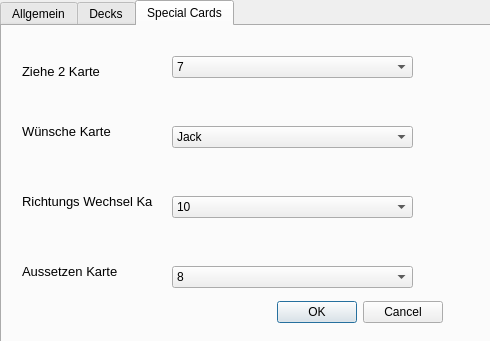
<?xml version="1.0" encoding="UTF-8"?>
<ui version="4.0">
 <class>OptionDialog</class>
 <widget class="QDialog" name="OptionDialog">
  <property name="windowModality">
   <enum>Qt::NonModal</enum>
  </property>
  <property name="geometry">
   <rect>
    <x>0</x>
    <y>0</y>
    <width>490</width>
    <height>341</height>
   </rect>
  </property>
  <property name="windowTitle">
   <string>Options</string>
  </property>
  <widget class="QTabWidget" name="tabWidget">
   <property name="geometry">
    <rect>
     <x>0</x>
     <y>0</y>
     <width>511</width>
     <height>351</height>
    </rect>
   </property>
   <property name="currentIndex">
    <number>2</number>
   </property>
   <widget class="QWidget" name="general">
    <attribute name="title">
     <string>Allgemein</string>
    </attribute>
    <widget class="QSlider" name="volumeSlider">
     <property name="geometry">
      <rect>
       <x>80</x>
       <y>140</y>
       <width>160</width>
       <height>19</height>
      </rect>
     </property>
     <property name="maximum">
      <number>100</number>
     </property>
     <property name="orientation">
      <enum>Qt::Horizontal</enum>
     </property>
    </widget>
    <widget class="QLabel" name="portLb">
     <property name="geometry">
      <rect>
       <x>37</x>
       <y>105</y>
       <width>46</width>
       <height>13</height>
      </rect>
     </property>
     <property name="text">
      <string>Port:</string>
     </property>
    </widget>
    <widget class="QLabel" name="playernameLb">
     <property name="geometry">
      <rect>
       <x>22</x>
       <y>29</y>
       <width>46</width>
       <height>13</height>
      </rect>
     </property>
     <property name="text">
      <string>Player:</string>
     </property>
    </widget>
    <widget class="QLabel" name="languageLb">
     <property name="geometry">
      <rect>
       <x>12</x>
       <y>65</y>
       <width>51</width>
       <height>16</height>
      </rect>
     </property>
     <property name="text">
      <string>Language:</string>
     </property>
    </widget>
    <widget class="QLineEdit" name="playernameEdit">
     <property name="geometry">
      <rect>
       <x>82</x>
       <y>25</y>
       <width>113</width>
       <height>20</height>
      </rect>
     </property>
    </widget>
    <widget class="QLineEdit" name="portEdit">
     <property name="geometry">
      <rect>
       <x>82</x>
       <y>101</y>
       <width>113</width>
       <height>20</height>
      </rect>
     </property>
    </widget>
    <widget class="QComboBox" name="languageCb">
     <property name="geometry">
      <rect>
       <x>82</x>
       <y>61</y>
       <width>69</width>
       <height>22</height>
      </rect>
     </property>
     <property name="currentText">
      <string/>
     </property>
    </widget>
    <widget class="QLabel" name="volumeLb">
     <property name="geometry">
      <rect>
       <x>25</x>
       <y>143</y>
       <width>46</width>
       <height>13</height>
      </rect>
     </property>
     <property name="text">
      <string>Volume:</string>
     </property>
    </widget>
    <widget class="QLabel" name="volumeIntLb">
     <property name="geometry">
      <rect>
       <x>150</x>
       <y>160</y>
       <width>361</width>
       <height>16</height>
      </rect>
     </property>
     <property name="text">
      <string notr="true">0</string>
     </property>
    </widget>
    <widget class="QDialogButtonBox" name="buttonBox">
     <property name="geometry">
      <rect>
       <x>100</x>
       <y>270</y>
       <width>341</width>
       <height>32</height>
      </rect>
     </property>
     <property name="minimumSize">
      <size>
       <width>341</width>
       <height>0</height>
      </size>
     </property>
     <property name="orientation">
      <enum>Qt::Horizontal</enum>
     </property>
     <property name="standardButtons">
      <set>QDialogButtonBox::Cancel|QDialogButtonBox::Ok</set>
     </property>
    </widget>
   </widget>
   <widget class="QWidget" name="carddeck">
    <attribute name="title">
     <string>Decks</string>
    </attribute>
    <widget class="QPushButton" name="carddeck1">
     <property name="geometry">
      <rect>
       <x>80</x>
       <y>30</y>
       <width>71</width>
       <height>96</height>
      </rect>
     </property>
     <property name="text">
      <string/>
     </property>
     <property name="iconSize">
      <size>
       <width>71</width>
       <height>96</height>
      </size>
     </property>
    </widget>
    <widget class="QPushButton" name="carddeck2">
     <property name="geometry">
      <rect>
       <x>300</x>
       <y>30</y>
       <width>71</width>
       <height>96</height>
      </rect>
     </property>
     <property name="text">
      <string/>
     </property>
     <property name="iconSize">
      <size>
       <width>71</width>
       <height>96</height>
      </size>
     </property>
    </widget>
    <widget class="QRadioButton" name="carddeck1radio">
     <property name="geometry">
      <rect>
       <x>80</x>
       <y>140</y>
       <width>82</width>
       <height>17</height>
      </rect>
     </property>
     <property name="text">
      <string>Deck 1</string>
     </property>
    </widget>
    <widget class="QRadioButton" name="carddeck2radio">
     <property name="geometry">
      <rect>
       <x>300</x>
       <y>140</y>
       <width>82</width>
       <height>17</height>
      </rect>
     </property>
     <property name="text">
      <string>Deck 2</string>
     </property>
    </widget>
    <widget class="QDialogButtonBox" name="buttonBox_2">
     <property name="geometry">
      <rect>
       <x>100</x>
       <y>270</y>
       <width>341</width>
       <height>32</height>
      </rect>
     </property>
     <property name="minimumSize">
      <size>
       <width>341</width>
       <height>0</height>
      </size>
     </property>
     <property name="orientation">
      <enum>Qt::Horizontal</enum>
     </property>
     <property name="standardButtons">
      <set>QDialogButtonBox::Cancel|QDialogButtonBox::Ok</set>
     </property>
    </widget>
   </widget>
   <widget class="QWidget" name="tab">
    <attribute name="title">
     <string>Special Cards</string>
    </attribute>
    <widget class="QLabel" name="draw2xlbl">
     <property name="geometry">
      <rect>
       <x>20</x>
       <y>30</y>
       <width>121</width>
       <height>31</height>
      </rect>
     </property>
     <property name="font">
      <font>
       <pointsize>10</pointsize>
      </font>
     </property>
     <property name="text">
      <string>Ziehe 2 Karte</string>
     </property>
    </widget>
    <widget class="QLabel" name="wishCardlbl">
     <property name="geometry">
      <rect>
       <x>20</x>
       <y>90</y>
       <width>121</width>
       <height>31</height>
      </rect>
     </property>
     <property name="font">
      <font>
       <pointsize>10</pointsize>
      </font>
     </property>
     <property name="text">
      <string>Wünsche Karte</string>
     </property>
    </widget>
    <widget class="QLabel" name="switchDirectionlbl">
     <property name="geometry">
      <rect>
       <x>20</x>
       <y>160</y>
       <width>131</width>
       <height>31</height>
      </rect>
     </property>
     <property name="font">
      <font>
       <pointsize>10</pointsize>
      </font>
     </property>
     <property name="text">
      <string>Richtungs Wechsel Karte</string>
     </property>
    </widget>
    <widget class="QLabel" name="skipPlayerlbl">
     <property name="geometry">
      <rect>
       <x>20</x>
       <y>230</y>
       <width>131</width>
       <height>31</height>
      </rect>
     </property>
     <property name="font">
      <font>
       <pointsize>10</pointsize>
      </font>
     </property>
     <property name="text">
      <string>Aussetzen Karte</string>
     </property>
    </widget>
    <widget class="QComboBox" name="draw2xcombo">
     <property name="geometry">
      <rect>
       <x>170</x>
       <y>30</y>
       <width>241</width>
       <height>22</height>
      </rect>
     </property>
     <property name="toolTipDuration">
      <number>0</number>
     </property>
     <property name="currentIndex">
      <number>0</number>
     </property>
     <item>
      <property name="text">
       <string>7</string>
      </property>
     </item>
     <item>
      <property name="text">
       <string>8</string>
      </property>
     </item>
     <item>
      <property name="text">
       <string>9</string>
      </property>
     </item>
     <item>
      <property name="text">
       <string>10</string>
      </property>
     </item>
     <item>
      <property name="text">
       <string>Jack</string>
      </property>
     </item>
     <item>
      <property name="text">
       <string>Queen</string>
      </property>
     </item>
     <item>
      <property name="text">
       <string>King</string>
      </property>
     </item>
     <item>
      <property name="text">
       <string>Ace</string>
      </property>
     </item>
    </widget>
    <widget class="QComboBox" name="wishcombo">
     <property name="geometry">
      <rect>
       <x>170</x>
       <y>100</y>
       <width>241</width>
       <height>22</height>
      </rect>
     </property>
     <property name="currentIndex">
      <number>4</number>
     </property>
     <item>
      <property name="text">
       <string>7</string>
      </property>
     </item>
     <item>
      <property name="text">
       <string>8</string>
      </property>
     </item>
     <item>
      <property name="text">
       <string>9</string>
      </property>
     </item>
     <item>
      <property name="text">
       <string>10</string>
      </property>
     </item>
     <item>
      <property name="text">
       <string>Jack</string>
      </property>
     </item>
     <item>
      <property name="text">
       <string>Queen</string>
      </property>
     </item>
     <item>
      <property name="text">
       <string>King</string>
      </property>
     </item>
     <item>
      <property name="text">
       <string>Ace</string>
      </property>
     </item>
    </widget>
    <widget class="QComboBox" name="changedirectcombo">
     <property name="geometry">
      <rect>
       <x>170</x>
       <y>170</y>
       <width>241</width>
       <height>22</height>
      </rect>
     </property>
     <property name="currentIndex">
      <number>3</number>
     </property>
     <item>
      <property name="text">
       <string>7</string>
      </property>
     </item>
     <item>
      <property name="text">
       <string>8</string>
      </property>
     </item>
     <item>
      <property name="text">
       <string>9</string>
      </property>
     </item>
     <item>
      <property name="text">
       <string>10</string>
      </property>
     </item>
     <item>
      <property name="text">
       <string>Jack</string>
      </property>
     </item>
     <item>
      <property name="text">
       <string>Queen</string>
      </property>
     </item>
     <item>
      <property name="text">
       <string>King</string>
      </property>
     </item>
     <item>
      <property name="text">
       <string>Ace</string>
      </property>
     </item>
    </widget>
    <widget class="QComboBox" name="skipplayercombo">
     <property name="geometry">
      <rect>
       <x>170</x>
       <y>240</y>
       <width>241</width>
       <height>22</height>
      </rect>
     </property>
     <property name="toolTipDuration">
      <number>0</number>
     </property>
     <property name="currentIndex">
      <number>1</number>
     </property>
     <item>
      <property name="text">
       <string comment="1">7</string>
      </property>
     </item>
     <item>
      <property name="text">
       <string comment="2">8</string>
      </property>
     </item>
     <item>
      <property name="text">
       <string comment="3">9</string>
      </property>
     </item>
     <item>
      <property name="text">
       <string comment="4">10</string>
      </property>
     </item>
     <item>
      <property name="text">
       <string comment="5">Jack</string>
      </property>
     </item>
     <item>
      <property name="text">
       <string comment="6">Queen</string>
      </property>
     </item>
     <item>
      <property name="text">
       <string comment="7">King</string>
      </property>
     </item>
     <item>
      <property name="text">
       <string comment="8">Ace</string>
      </property>
     </item>
    </widget>
    <widget class="QDialogButtonBox" name="okdiscardbtngrp">
     <property name="geometry">
      <rect>
       <x>100</x>
       <y>270</y>
       <width>341</width>
       <height>32</height>
      </rect>
     </property>
     <property name="minimumSize">
      <size>
       <width>341</width>
       <height>0</height>
      </size>
     </property>
     <property name="orientation">
      <enum>Qt::Horizontal</enum>
     </property>
     <property name="standardButtons">
      <set>QDialogButtonBox::Cancel|QDialogButtonBox::Ok</set>
     </property>
    </widget>
   </widget>
  </widget>
 </widget>
 <resources/>
 <connections>
  <connection>
   <sender>buttonBox</sender>
   <signal>accepted()</signal>
   <receiver>OptionDialog</receiver>
   <slot>accept()</slot>
   <hints>
    <hint type="sourcelabel">
     <x>320</x>
     <y>306</y>
    </hint>
    <hint type="destinationlabel">
     <x>157</x>
     <y>274</y>
    </hint>
   </hints>
  </connection>
  <connection>
   <sender>buttonBox</sender>
   <signal>rejected()</signal>
   <receiver>OptionDialog</receiver>
   <slot>reject()</slot>
   <hints>
    <hint type="sourcelabel">
     <x>388</x>
     <y>312</y>
    </hint>
    <hint type="destinationlabel">
     <x>286</x>
     <y>274</y>
    </hint>
   </hints>
  </connection>
  <connection>
   <sender>buttonBox_2</sender>
   <signal>accepted()</signal>
   <receiver>OptionDialog</receiver>
   <slot>accept()</slot>
   <hints>
    <hint type="sourcelabel">
     <x>272</x>
     <y>307</y>
    </hint>
    <hint type="destinationlabel">
     <x>244</x>
     <y>170</y>
    </hint>
   </hints>
  </connection>
  <connection>
   <sender>buttonBox_2</sender>
   <signal>rejected()</signal>
   <receiver>OptionDialog</receiver>
   <slot>reject()</slot>
   <hints>
    <hint type="sourcelabel">
     <x>272</x>
     <y>307</y>
    </hint>
    <hint type="destinationlabel">
     <x>244</x>
     <y>170</y>
    </hint>
   </hints>
  </connection>
 </connections>
</ui>
